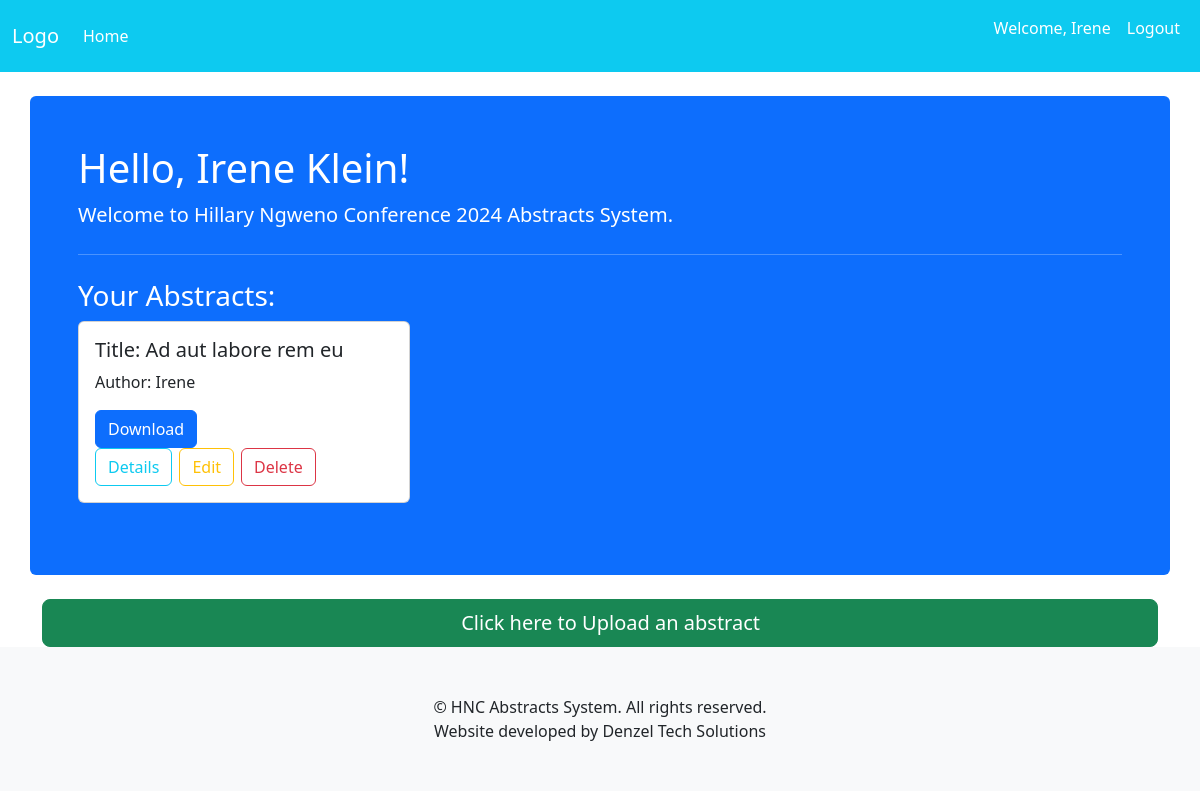
The page / (signed in) on the database as committed earlier.
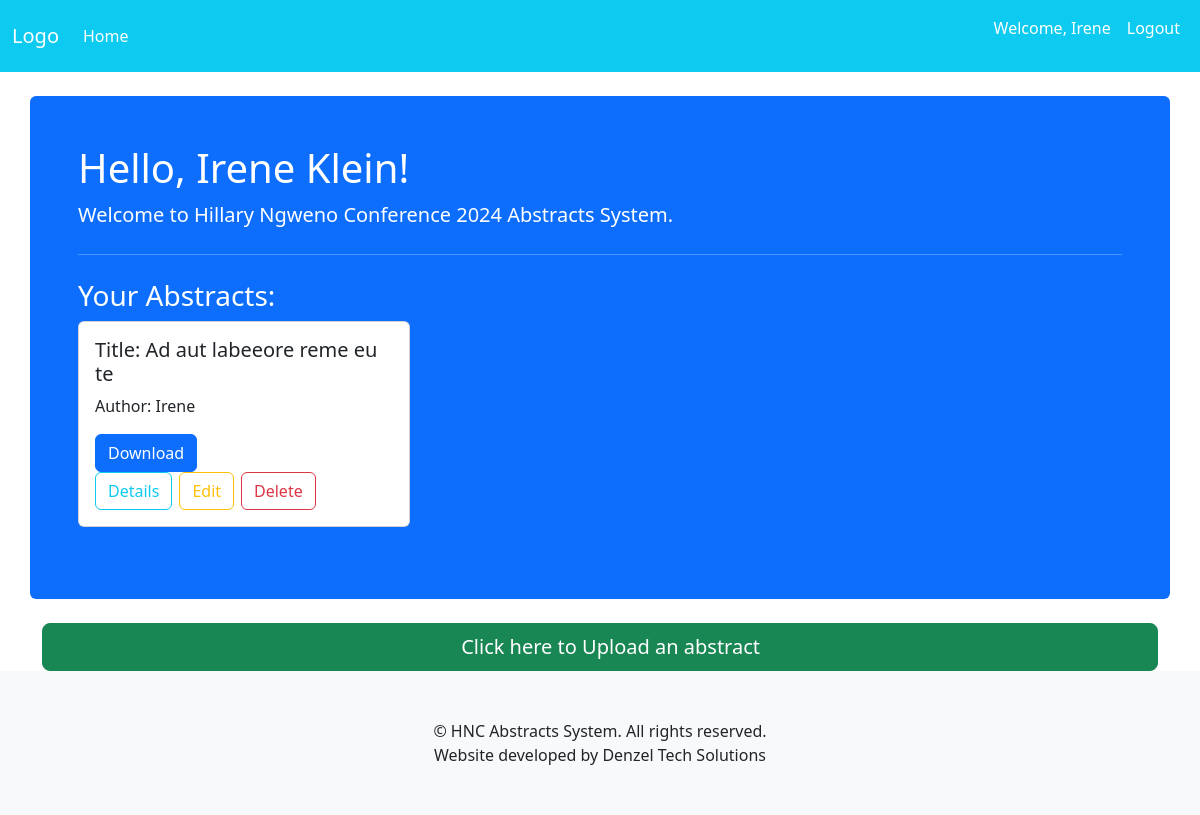
The same page on the database as committed later.
### abstracts/models.py (models this page shows, shortened)
class Abstract(models.Model):
    title = models.CharField(max_length=254)
    description = models.TextField(max_length=254)
    file = models.FileField(upload_to=abstract_file_path, null=True, blank=True)
    author = models.ForeignKey(CustomUser, on_delete=models.CASCADE)
    created_at = models.DateTimeField(auto_now_add=True)
    updated_at = models.DateTimeField(auto_now=True)

### accounts/models.py (models this page shows)
class CustomUser(AbstractUser):
    username = models.TextField(max_length=25, unique=True)
    email = models.EmailField(max_length=50, unique=True)
    phone = models.CharField(max_length=14)
    def get_full_name(self):
        return "{} {}".format(self.first_name, self.last_name)
    objects = CustomUserManager()

### accounts/views.py (the view)
# urls.py: 2. Add a URL to urlpatterns:  path('', views.home, name='home')
def home(request):
    user = request.user
    if user.is_authenticated and not user.is_anonymous:
        if user.is_superuser:
            abstracts = Abstract.objects.all()
        else:
            abstracts = Abstract.objects.filter(author=user)
    else:
        abstracts = Abstract.objects.none()  # To handle the anonymous user error
    context = {
        'user': user,
        'abstracts': abstracts
        }
    return render(request, "index.html", context)

### templates/index.html (shortened to what this page needs)
{% extends 'common/base.html' %}
{% block content %}
    <div class="container p-5 mt-4 bg-primary text-white rounded">
        <div class="jumbotron">
            {% if user.is_authenticated %}
                <h3 class="display-6">Hello, {{ user.get_full_name }}!</h3>
                <p class="lead">Welcome to Hillary Ngweno Conference 2024 Abstracts System.</p>
                {% if user.is_superuser %}
                    <hr class="my-4">
                    <h3>All Abstracts:</h3>
                    <div class="row row-cols-1 row-cols-md-2 row-cols-lg-3 g-4">
                        {% for abstract in abstracts %}
                            <div class="col mb-4">
                                <div class="card">
                                    <div class="card-body text-dark">
                                        <h5 class="card-title">Title: {{ abstract.title }}</h5>
                                        <p class="card-text">Author: {{ abstract.author }}</p>
                                        <a href="{{ abstract.file.url }}" download class="btn btn-primary">Download</a>
                                        <div class="btn-group" role="group" aria-label="Abstract Actions">
                                            <a href="{% url 'abstracts:details' abstract.id %}" class="btn btn-outline-info me-2 rounded">Details</a>
                                            <a href="{% url 'abstracts:edit' abstract.id %}" class="btn btn-outline-warning me-2 rounded">Edit</a>
                                            <a href="{% url 'abstracts:delete' abstract.id %}" class="btn btn-outline-danger rounded">Delete</a>
                                        </div>
                                    </div>
                                </div>
                            </div>
                        {% endfor %}
                    </div>
                {% else %}
                    {% if abstracts %}
                        <hr class="my-4">
                        <h3>Your Abstracts:</h3>
                        <div class="row row-cols-1 row-cols-md-2 row-cols-lg-3 g-4">
                            {% for abstract in abstracts %}
                                <div class="col mb-4">
                                    <div class="card">
                                        <div class="card-body text-dark">
                                            <h5 class="card-title">Title: {{ abstract.title }}</h5>
                                            <p class="card-text">Author: {{ abstract.author }}</p>
                                            <a href="{{ abstract.file.url }}" download class="btn btn-primary">Download</a>
                                            <div class="btn-group" role="group" aria-label="Abstract Actions">
                                                <a href="{% url 'abstracts:details' abstract.id %}" class="btn btn-outline-info me-2 rounded">Details</a>
                                                <a href="{% url 'abstracts:edit' abstract.id %}" class="btn btn-outline-warning me-2 rounded">Edit</a>
                                                <a href="{% url 'abstracts:delete' abstract.id %}" class="btn btn-outline-danger rounded">Delete</a>
                                            </div>
                                        </div>
                                    </div>
                                </div>
                            {% endfor %}
                        </div>
                    {% else %}
                    <hr class="my-4">
                        <p><strong>Looks like you haven't uploaded any abstracts yet</strong></p>
                    {% endif %}
                {% endif %}
            {% endif %}
        </div>
    </div>
    <br>
    <div class="container text-center d-grid">
        <a href="{% url 'abstracts:upload' %}" class="btn btn-lg btn-success text-white btn-block hop-button">
            Click here to Upload an abstract
        </a>
    </div>
{% endblock %}

Rows that differ between the two databases and show on the page:
changed Abstract "Irene": title "Ad aut labore rem eu" → "Ad aut labeeore reme eu te"
